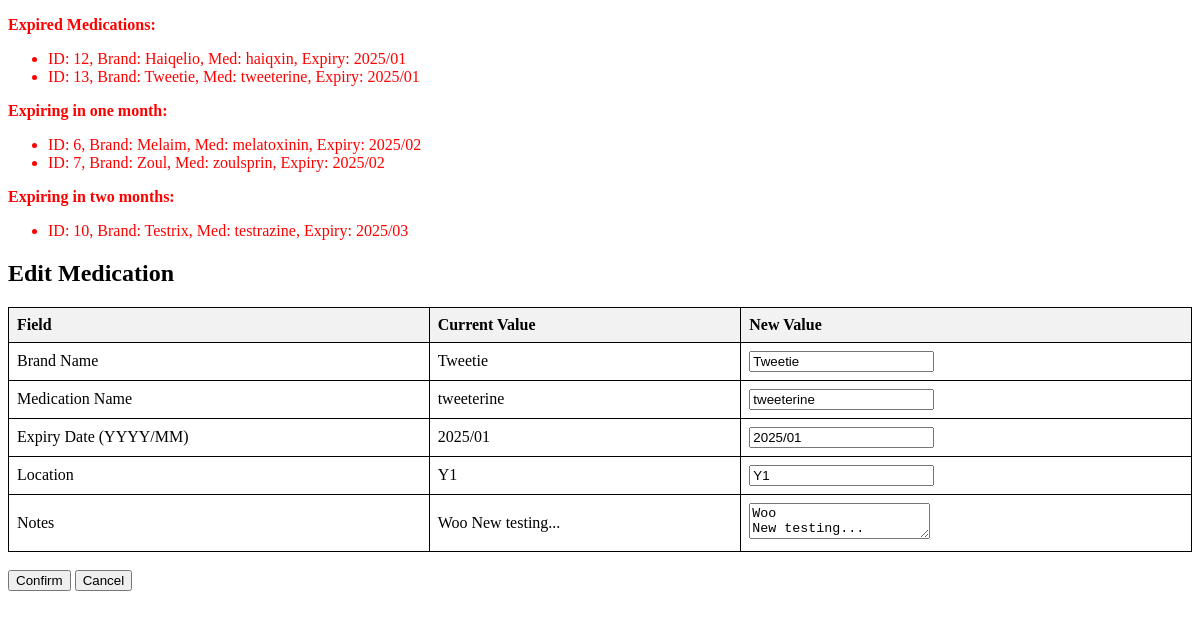
Page /edit/13?sort_by=expiry_date&sort_order=asc&search_term=&page=1 on the committed database.
### tables this page shows
CREATE TABLE medications (
            medication_id INTEGER PRIMARY KEY AUTOINCREMENT,
            brand_name TEXT NOT NULL,
            medication_name TEXT NOT NULL,
            expiry_date TEXT NOT NULL,
            location TEXT NOT NULL,
            notes TEXT
        );

### app.py (the view, shortened to what this page needs)
@app.route("/edit/<int:medication_id>", methods=["GET", "POST"])
def edit_medication(medication_id):
    db = MedicationDatabase()
    medication = db.get_medication_by_id(medication_id)
    if not medication:
        return "Medication not found", 404
    expiry_alerts = get_expiry_alerts(db)
    return render_template(
        "edit.html", medication=medication, expiry_alerts=expiry_alerts, db=db
    )

### database.py (called while the page is built)
    def __enter__(self):
        self.conn = sqlite3.connect(self.db_name)
        self.cursor = self.conn.cursor()
        return self

    def __exit__(self, exc_type, exc_val, exc_tb):
        if self.conn:
            self.conn.close()

    def get_medication_by_id(self, medication_id):
        with self as db:
            db.cursor.execute(
                "SELECT * FROM medications WHERE medication_id = ?", (medication_id,)
            )
            medication = db.cursor.fetchone()
            return medication

### templates/edit.html (shortened to what this page needs)
<!DOCTYPE html>
<html lang="en">
<head>
</head>
<body>
    {% if expiry_alerts['expired'] or expiry_alerts['expiring_in_one_month'] or expiry_alerts['expiring_in_two_months']
    or expiry_alerts['closest_expiry'] %}
    <div style="color: red;">
        {% if expiry_alerts['expired'] %}
        <p><strong>Expired Medications:</strong></p>
        <ul>
            {% for med in expiry_alerts['expired'] %}
            <li>ID: {{med[0]}}, Brand: {{med[1]}}, Med: {{med[2]}}, Expiry: {{med[3]}}
            </li>
            {% endfor %}
        </ul>
        {% endif %}
        {% if expiry_alerts['expiring_in_one_month'] %}
        <p><strong>Expiring in one month:</strong></p>
        <ul>
            {% for med in expiry_alerts['expiring_in_one_month'] %}
            <li>ID: {{med[0]}}, Brand: {{med[1]}}, Med: {{med[2]}}, Expiry: {{med[3]}}</li>
            {% endfor %}
        </ul>
        {% endif %}
        {% if expiry_alerts['expiring_in_two_months'] %}
        <p><strong>Expiring in two months:</strong></p>
        <ul>
            {% for med in expiry_alerts['expiring_in_two_months'] %}
            <li>ID: {{med[0]}}, Brand: {{med[1]}}, Med: {{med[2]}}, Expiry: {{med[3]}}</li>
            {% endfor %}
        </ul>
        {% endif %}
    </div>
    {% endif %}
    <h2>Edit Medication</h2>
    <form method="post">
        <table>
            <thead>
                <tr>
                    <th>Field</th>
                    <th>Current Value</th>
                    <th>New Value</th>
                </tr>
            </thead>
            <tbody>
                <tr>
                    <td>Brand Name</td>
                    <td>{{ medication[1] }}</td>
                    <td><input type="text" name="brand_name" value="{{ medication[1] }}" required></td>
                </tr>
                <tr>
                    <td>Medication Name</td>
                    <td>{{ medication[2] }}</td>
                    <td><input type="text" name="medication_name" value="{{ medication[2] }}" required></td>
                </tr>
                <tr>
                    <td>Expiry Date (YYYY/MM)</td>
                    <td>{{ medication[3] }}</td>
                    <td><input type="text" name="expiry_date" value="{{ medication[3] }}" placeholder="YYYY/MM"
                            required></td>
                </tr>
                <tr>
                    <td>Location</td>
                    <td>{{ medication[4] }}</td>
                    <td><input type="text" name="location" value="{{ medication[4] }}"></td>
                </tr>
                <tr>
                    <td>Notes</td>
                    <td>{{ medication[5] if medication[5] else 'No Notes' }}</td>
                    <td><textarea name="notes">{{ medication[5] if medication[5] else '' }}</textarea></td>
                </tr>
            </tbody>
        </table>
        <br>
        <button type="submit" onclick="return confirm('Are you sure you want to save the changes?');">Confirm</button>
        <button type="button" onclick="window.location.href='/'">Cancel</button>
    </form>
</body>
</html>

### templates/edit.html (style rules this page uses)
table { border-collapse: collapse; width: 100%; }
th, td { border: 1px solid black; padding: 8px; text-align: left; }
th { background-color: #f2f2f2; }

### rows in the picture
medications: medication_id "12", brand_name "Haiqelio", medication_name "haiqxin", expiry_date "2025/01"
medications: medication_id "13", brand_name "Tweetie", medication_name "tweeterine", expiry_date "2025/01", location "Y1", notes "Woo New testing..."
medications: medication_id "6", brand_name "Melaim", medication_name "melatoxinin", expiry_date "2025/02"
medications: medication_id "7", brand_name "Zoul", medication_name "zoulsprin", expiry_date "2025/02"
medications: medication_id "10", brand_name "Testrix", medication_name "testrazine", expiry_date "2025/03"
